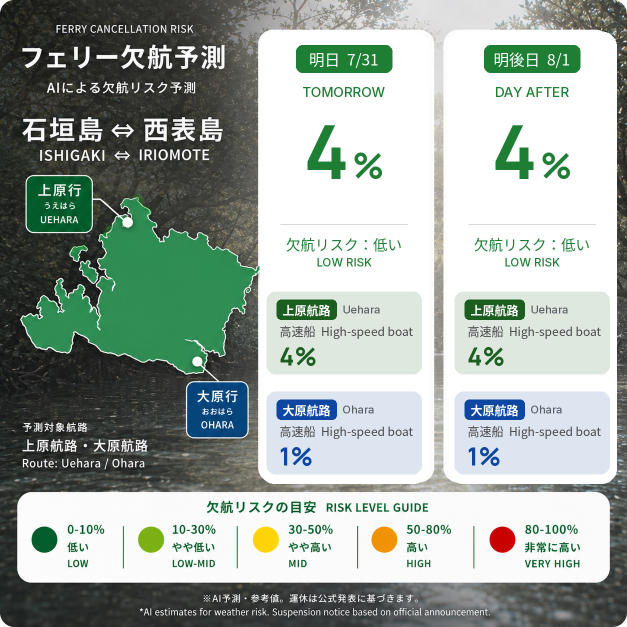
#> input picture images/iriomote_img1_short_20260730_0911.png, 1254 x 1254 px (shown at 1/2 size)
$ python -i others_images.py   (imports and definitions only)
#> lines starting #> are read from the running program, lines starting #| are printed output that depends on the picture
### iriomote_images.py
"""
西表島（石垣島⇔西表島：上原航路・大原航路）専用の画像生成。

八重山の投稿を「島ごと」に分解し、西表島だけ座間味系の洗練テンプレで独立投稿するための描画。
固定テンプレ（assets/templates/Format_iriomote_short.png / Format_iriomote_long.png）を下地にし、
可変部（日付・%・バー）だけを白塗りして再描画する（座間味 make_image_short と同じ方式）。

注意: 八重山モデルはルート別に「日次1値」の欠航%しか出さない（座間味と違いAM/PMの実データがない）。
そのため短期カードのサブボックスは AM/PM ではなく「その日の欠航%を1つ」表示する。
"""
import os

from PIL import Image, ImageDraw, ImageFont

_HERE = os.path.dirname(os.path.abspath(__file__))
_TPL_DIR = os.path.join(_HERE, "assets", "templates")
_FONT_DIR = os.path.join(_HERE, "assets", "fonts")

TPL_SHORT = os.path.join(_TPL_DIR, "Format_iriomote_short.png")
TPL_LONG = os.path.join(_TPL_DIR, "Format_iriomote_long.png")

# ルート色（テンプレの上原=緑ピル / 大原=紺ピルに合わせる）
COL_UEHARA = (27, 94, 32)     # #1B5E20
COL_OHARA = (13, 71, 161)     # #0D47A1
CARD_WHITE = (255, 255, 255)
LABEL_GRAY = (70, 70, 72)
NOTICE_GRAY = (120, 124, 130)


# ── フォント ──
def _noto(weights):
    """apt の fonts-noto-cjk を探す。yaeyama_publisher._find_noto_font と同じ堅牢な探索。"""
    search_dirs = [
        "/usr/share/fonts/opentype/noto",
        "/usr/share/fonts/noto-cjk",
        "/usr/share/fonts/truetype/noto",
        "/usr/share/fonts/noto",
        "/usr/local/share/fonts/noto",
        "/usr/share/fonts/opentype",
        "/usr/share/fonts/truetype",
    ]
    for d in search_dirs:
        if not os.path.isdir(d):
            continue
        for w in weights:
            for ext in (".ttc", ".otf", ".ttf"):
                p = os.path.join(d, f"NotoSansCJK-{w}{ext}")
                if os.path.exists(p):
                    return p
    try:
        import subprocess
        out = subprocess.check_output(
            ["fc-list", ":lang=ja", "--format=%{file}\n"],
            text=True, timeout=5, stderr=subprocess.DEVNULL
        )
        for line in out.splitlines():
            line = line.strip()
            if line and "Noto" in line and "Sans" in line:
                return line
    except Exception:
        pass
    return None


_NOTO_BOLD = _noto(["Black", "Bold"])
_NOTO_MED = _noto(["Medium", "Regular"])
_INTER = os.path.join(_FONT_DIR, "Inter-var.ttf")
_MANROPE = os.path.join(_FONT_DIR, "Manrope-var.ttf")


# [11 lines left out: function _font, not called in this run]


def _nj(sz):   return _font(_NOTO_MED, sz)                 # 日本語・混在
def _njb(sz):  return _font(_NOTO_BOLD, sz)                # 日本語太字
def _num(sz):  return _font(_MANROPE, sz, "Bold")         # 数字%
def _en(sz):   return _font(_INTER, sz, "Medium")         # 英語


# ── リスクバンド（下部の目安バーに一致）──
# [40 lines left out: functions _band, _cancel_icon, _dashed_rrect, not called in this run]


# ============================================================
# 短期（明日・明後日 × 上原/大原）
# ============================================================
IRI_CARDS = [(519, 63, 857, 967), (895, 63, 1233, 967)]


# [102 lines left out: functions make_iriomote_short, _pill, not called in this run]


# ============================================================
# 長期（3〜7日先の7日間 × 上原/大原）
# ============================================================
PANEL_BG = (252, 252, 251)

# リスク期間ボックス（右上・白パネル）の可変部
LT_DATE_C = (865, 314)       # 「6/7 〜 6/13」中央
LT_DATE_EN = (865, 378)      # 「Jun 7 – Jun 13」中央
LT_PCT_L = (702, 542)        # 上原の最大%中央
LT_PCT_R = (1037, 542)       # 大原の最大%中央

# 7日バーパネル（左=上原 / 右=大原）
LT_PANEL_L = (108, 720, 612, 998)
LT_PANEL_R = (652, 720, 1152, 998)
LT_ROW_Y0 = 742
LT_ROW_BOTTOM = 976   # 最終行の中心。この範囲(742〜976)に行数ぶんを均等配置する。
LT_ROW_STEP = 39      # 7行時の実測ステップ（後方互換の目安）


# [129 lines left out: functions _bar, make_iriomote_long, not called in this run]

### others_images.py
"""
八重山「その他3島」（竹富・波照間・鳩間）の投稿画像を、座間味・渡嘉敷・西表と同じ
洗練トーン（海グラデ背景・白カード・リスクバンド配色・下部の目安バー）で描画する。
島マップは入れない（3島まとめのため単一マップが馴染まない）。

iriomote_images の描画部品（_band / フォント / _pill 等）を再利用する。
"""
import os

from PIL import Image, ImageDraw

import iriomote_images as II

_band = II._band
_nj, _njb, _num, _en = II._nj, II._njb, II._num, II._en

W = 1254
_PHOTO_DIR = os.path.join(os.path.dirname(os.path.abspath(__file__)), "assets", "photos")
BG_SHORT = os.path.join(_PHOTO_DIR, "others_short_bg.jpg")   # 竹富島の集落
BG_LONG = os.path.join(_PHOTO_DIR, "others_long_bg.jpg")     # 波照間島（日本最南端）
BG_WEATHER = os.path.join(_PHOTO_DIR, "others_weather_bg.jpg")  # 鳩間島
BG_IRIOMOTE_WEATHER = os.path.join(_PHOTO_DIR, "iriomote_weather_bg.jpg")  # 西表島（気象面用）


def _photo_bg(path, keep=0.55, top_dark=0.42, top_h=300):
    """写真を正方形にセンタークロップし、白カード・白文字が映えるよう暗く敷く。
    keep=元画像の残存率（小さいほど暗い）。上部はヘッダ可読性のため追加で暗くする。"""
#> called with keep = 0.55, top_dark = 0.42, top_h = 300
    try:
        im = Image.open(path).convert("RGB")
#> im is the input picture: PIL image 1254x1254 RGB; mean R, G, B 157.7, 168.5, 161.5
    except Exception:
        # 写真が無ければ海グラデにフォールバック
        return _ocean_bg()
    w, h = im.size
#> w = 1254; h = 1254
    s = min(w, h)
#> s = 1254
    im = im.crop(((w - s) // 2, (h - s) // 2, (w - s) // 2 + s, (h - s) // 2 + s)).resize((W, W))
    im = Image.blend(im, Image.new("RGB", (W, W), (6, 24, 44)), 1 - keep)  # 全体を暗い紺へ寄せる
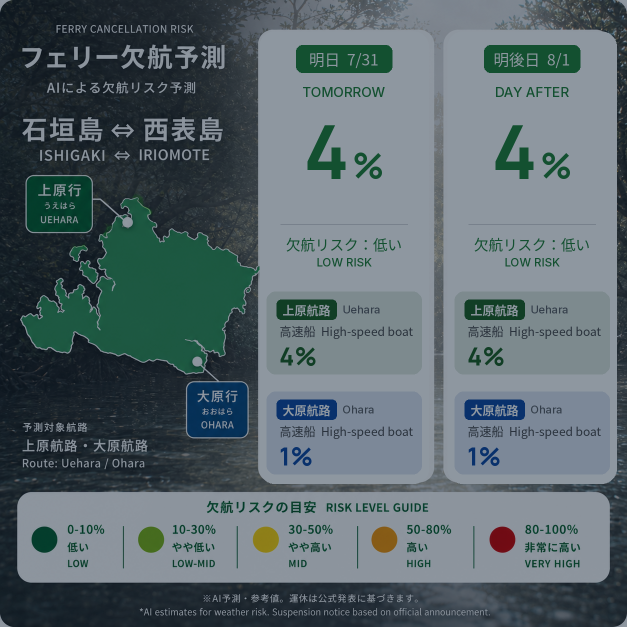
#> im: PIL image 1254x1254 RGB (shown at 1/2 size); mean R, G, B 88.9, 103.1, 108.3
    # 上部ヘッダ帯を追加で暗く（白文字の可読性）
    mask = Image.new("L", (W, W), 0)
#> mask: PIL image 1254x1254 L; every value is 0
    md = ImageDraw.Draw(mask)
    for yy in range(top_h):
        md.line([(0, yy), (W, yy)], fill=int(top_dark * 255 * (1 - yy / top_h)))
    im = Image.composite(Image.new("RGB", (W, W), (0, 0, 0)), im, mask)
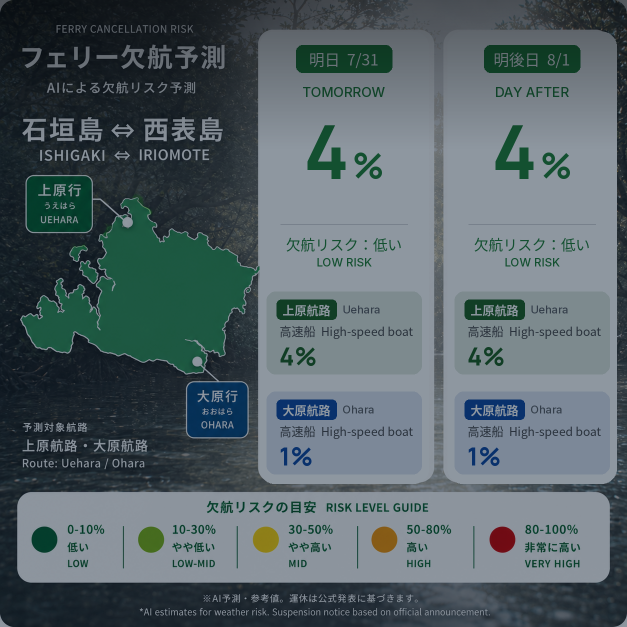
#> im: PIL image 1254x1254 RGB (shown at 1/2 size); mean R, G, B 84.8, 98.4, 103.3
    return im


# ── 海グラデ背景（写真読込失敗時のフォールバック）──
# [10 lines left out: function _ocean_bg, not called in this run]


# ── 下部リスク5段階ガイド（座間味 _draw_risk_guide と同じ）──
_GUIDE_ITEMS = [
    ("0-10%", "低い", "LOW", (46, 125, 50)),
    ("10-30%", "やや低い", "LOW-MID", (104, 159, 56)),
    ("30-50%", "やや高い", "MID", (240, 160, 0)),
    ("50-80%", "高い", "HIGH", (230, 81, 0)),
    ("80-100%", "非常に高い", "VERY HIGH", (178, 28, 28)),
]


# [20 lines left out: functions _risk_guide, _header, not called in this run]


ISLAND_PILL = (13, 71, 161)   # 島名ピル（紺・統一）
CARD_WHITE = (255, 255, 255)
LABEL_GRAY = (70, 70, 72)


# ============================================================
# 短期（明日・明後日 × 3島）
# ============================================================
OTH_CARDS = [(60, 276, 615, 1052), (639, 276, 1194, 1052)]


# [86 lines left out: function make_others_short, not called in this run]


# ============================================================
# 長期（3〜7日先の5日間 × 3島）
# ============================================================
OTH_PANELS = [(40, 566, 420, 1016), (437, 566, 817, 1016), (834, 566, 1214, 1016)]
OTH_PANEL_COL = [(27, 94, 32), (13, 71, 161), (120, 60, 150)]  # 竹富=緑 波照間=紺 鳩間=紫


# [214 lines left out: functions make_others_long, make_weather, not called in this run]

>>> result = _photo_bg('images/iriomote_img1_short_20260730_0911.png')
